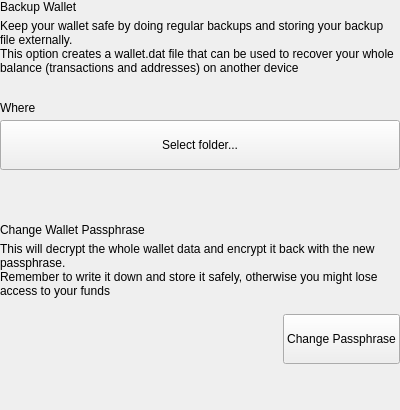
<?xml version="1.0" encoding="UTF-8"?>
<ui version="4.0">
 <class>SettingsBackupWallet</class>
 <widget class="QWidget" name="SettingsBackupWallet">
  <property name="geometry">
   <rect>
    <x>0</x>
    <y>0</y>
    <width>400</width>
    <height>410</height>
   </rect>
  </property>
  <property name="windowTitle">
   <string>Form</string>
  </property>
  <layout class="QVBoxLayout" name="verticalLayout">
   <property name="spacing">
    <number>0</number>
   </property>
   <property name="leftMargin">
    <number>0</number>
   </property>
   <property name="topMargin">
    <number>0</number>
   </property>
   <property name="rightMargin">
    <number>0</number>
   </property>
   <property name="bottomMargin">
    <number>0</number>
   </property>
   <item>
    <widget class="QWidget" name="left" native="true">
     <layout class="QVBoxLayout" name="verticalLayout_2">
      <property name="leftMargin">
       <number>0</number>
      </property>
      <property name="topMargin">
       <number>0</number>
      </property>
      <property name="rightMargin">
       <number>0</number>
      </property>
      <property name="bottomMargin">
       <number>0</number>
      </property>
      <item>
       <layout class="QVBoxLayout" name="verticalLayoutTitle">
        <property name="spacing">
         <number>5</number>
        </property>
        <item>
         <widget class="QLabel" name="labelTitle">
          <property name="text">
           <string>Backup Wallet</string>
          </property>
         </widget>
        </item>
        <item>
         <widget class="QLabel" name="labelSubtitle1">
          <property name="text">
           <string>Keep your wallet safe by doing regular backups and storing your backup file externally.
This option creates a wallet.dat file that can be used to recover your whole balance (transactions and addresses) on another device</string>
          </property>
          <property name="wordWrap">
           <bool>true</bool>
          </property>
         </widget>
        </item>
       </layout>
      </item>
      <item>
       <spacer name="verticalSpacer_5">
        <property name="orientation">
         <enum>Qt::Vertical</enum>
        </property>
        <property name="sizeHint" stdset="0">
         <size>
          <width>20</width>
          <height>20</height>
         </size>
        </property>
       </spacer>
      </item>
      <item>
       <layout class="QVBoxLayout" name="verticalLayout_9">
        <property name="spacing">
         <number>5</number>
        </property>
        <item>
         <widget class="QLabel" name="labelSubtitleLocation">
          <property name="text">
           <string>Where</string>
          </property>
         </widget>
        </item>
        <item>
         <widget class="QPushButton" name="pushButtonDocuments">
          <property name="minimumSize">
           <size>
            <width>0</width>
            <height>50</height>
           </size>
          </property>
          <property name="maximumSize">
           <size>
            <width>16777215</width>
            <height>50</height>
           </size>
          </property>
          <property name="focusPolicy">
           <enum>Qt::NoFocus</enum>
          </property>
          <property name="text">
           <string>Select folder...</string>
          </property>
         </widget>
        </item>
       </layout>
      </item>
      <item>
       <spacer name="verticalSpacer_2">
        <property name="orientation">
         <enum>Qt::Vertical</enum>
        </property>
        <property name="sizeHint" stdset="0">
         <size>
          <width>20</width>
          <height>40</height>
         </size>
        </property>
       </spacer>
      </item>
      <item>
       <widget class="QLabel" name="labelDivider">
        <property name="minimumSize">
         <size>
          <width>0</width>
          <height>1</height>
         </size>
        </property>
        <property name="maximumSize">
         <size>
          <width>16777215</width>
          <height>1</height>
         </size>
        </property>
        <property name="text">
         <string/>
        </property>
       </widget>
      </item>
      <item>
       <layout class="QVBoxLayout" name="verticalLayoutTitle_2">
        <property name="spacing">
         <number>5</number>
        </property>
        <item>
         <widget class="QLabel" name="labelTitle_2">
          <property name="text">
           <string>Change Wallet Passphrase</string>
          </property>
         </widget>
        </item>
        <item>
         <widget class="QLabel" name="labelSubtitle_2">
          <property name="text">
           <string>This will decrypt the whole wallet data and encrypt it back with the new passphrase.
Remember to write it down and store it safely, otherwise you might lose access to your funds</string>
          </property>
          <property name="wordWrap">
           <bool>true</bool>
          </property>
         </widget>
        </item>
       </layout>
      </item>
      <item>
       <spacer name="verticalSpacer_6">
        <property name="orientation">
         <enum>Qt::Vertical</enum>
        </property>
        <property name="sizeHint" stdset="0">
         <size>
          <width>20</width>
          <height>10</height>
         </size>
        </property>
       </spacer>
      </item>
      <item>
       <layout class="QHBoxLayout" name="horizontalLayout_8">
        <item>
         <spacer name="horizontalSpacer_6">
          <property name="orientation">
           <enum>Qt::Horizontal</enum>
          </property>
          <property name="sizeType">
           <enum>QSizePolicy::Expanding</enum>
          </property>
          <property name="sizeHint" stdset="0">
           <size>
            <width>40</width>
            <height>20</height>
           </size>
          </property>
         </spacer>
        </item>
        <item>
         <widget class="QPushButton" name="pushButtonSave_2">
          <property name="minimumSize">
           <size>
            <width>0</width>
            <height>50</height>
           </size>
          </property>
          <property name="maximumSize">
           <size>
            <width>400</width>
            <height>50</height>
           </size>
          </property>
          <property name="focusPolicy">
           <enum>Qt::NoFocus</enum>
          </property>
          <property name="text">
           <string>Change Passphrase</string>
          </property>
         </widget>
        </item>
       </layout>
      </item>
     </layout>
    </widget>
   </item>
   <item>
    <spacer name="verticalSpacer">
     <property name="orientation">
      <enum>Qt::Vertical</enum>
     </property>
     <property name="sizeHint" stdset="0">
      <size>
       <width>20</width>
       <height>40</height>
      </size>
     </property>
    </spacer>
   </item>
  </layout>
 </widget>
 <resources/>
 <connections/>
</ui>
